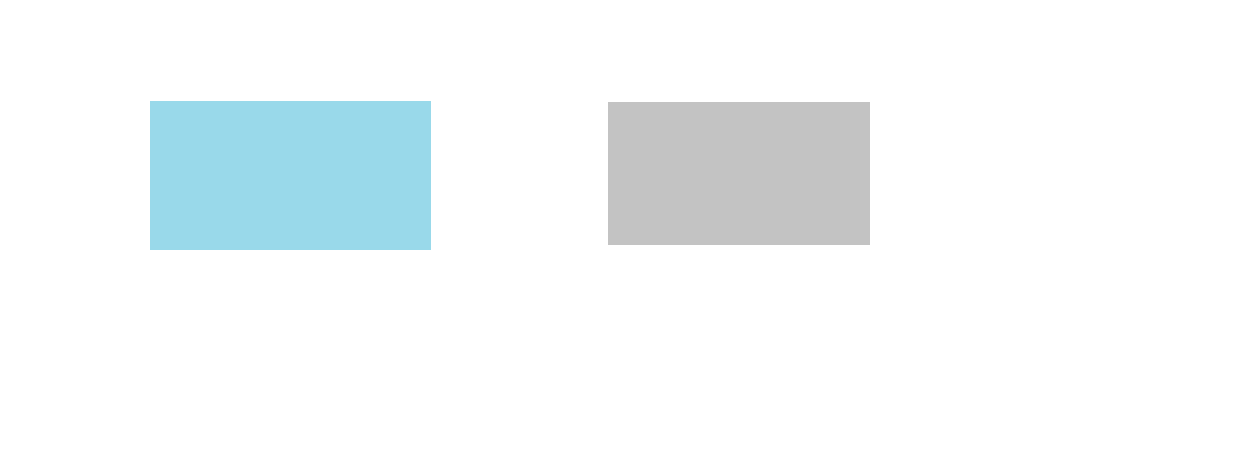
#> input picture image.png, 1235 x 460 px
$ jupyter execute assignment2.ipynb
#> lines starting #> are read from the running program, lines starting #| are printed output that depends on the picture; after the words box and inside, x2 and y2 are one past the last pixel; in counts of white or black regions, pixels touching at a corner belong together
[cell 1]
import cv2
import numpy as np
from skimage import data
from matplotlib import pyplot as plt

# Load the image
img = cv2.imread('image.png',0)
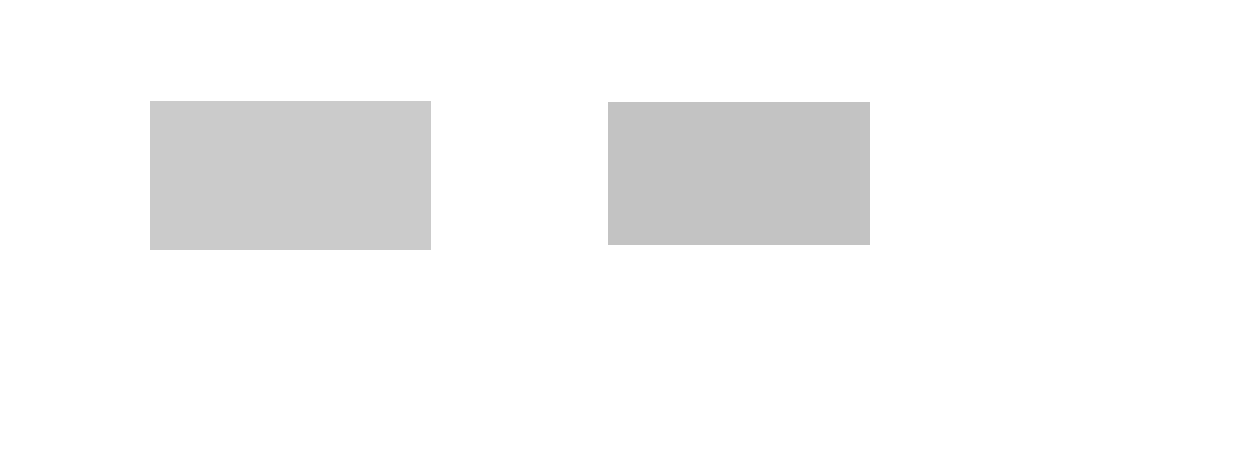
#> img: shape (460, 1235); min 195, max 255, mean 247.2

# Add Gaussian noise to the image
noise = np.random.normal(0, 1, img.shape)
noisy_img = img + noise
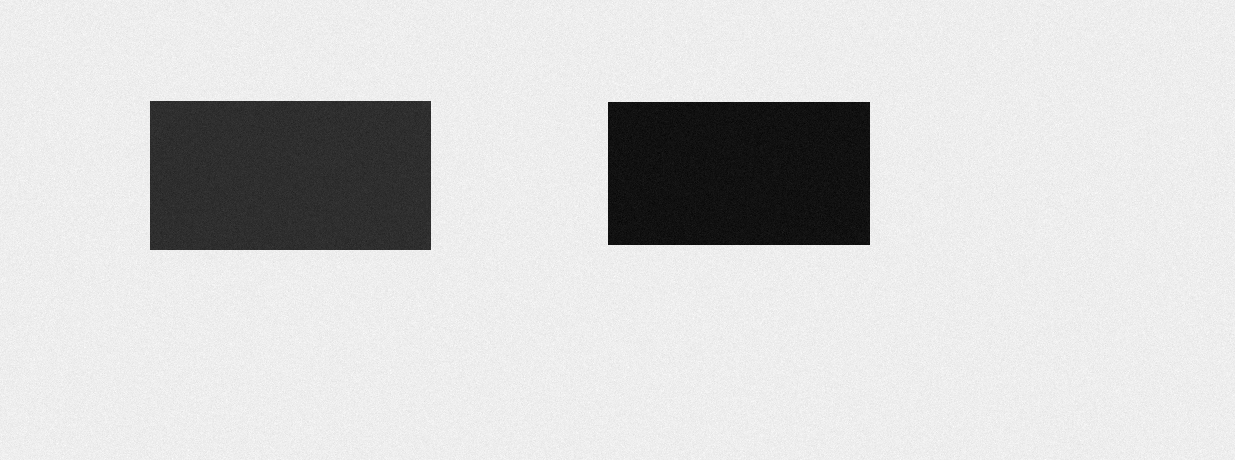
#> noisy_img: shape (460, 1235) float64; min 190.3, max 259.6, mean 247.2; drawn with min black and max white

# Convert the image type to CV_8UC1
noisy_img = cv2.convertScaleAbs(noisy_img)

# Implement Otsu's thresholding algorithm
threshold_value, threshold_img = cv2.threshold(noisy_img, 0, 255, cv2.THRESH_BINARY+cv2.THRESH_OTSU)
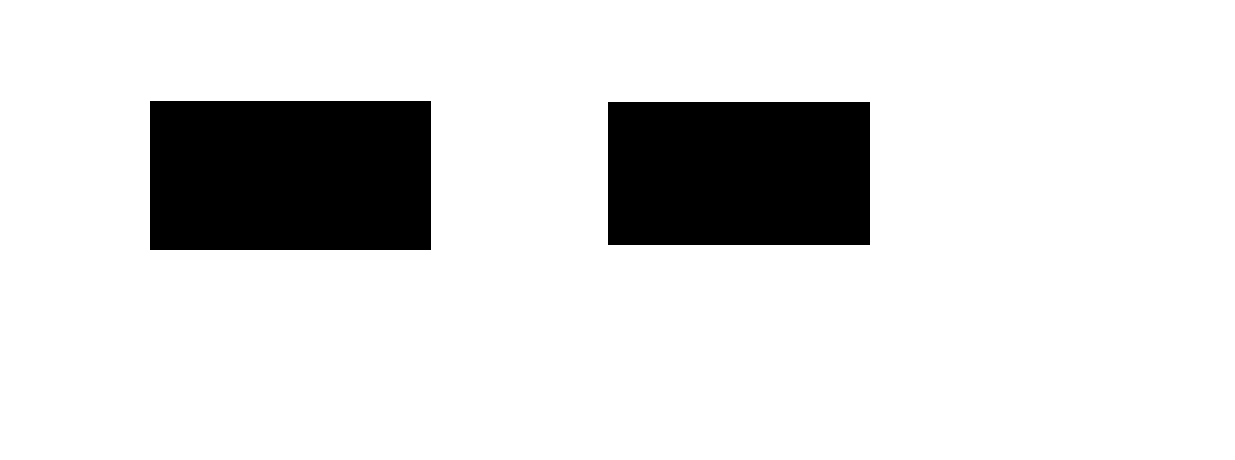
#> threshold_img: shape (460, 1235); 86% white; 2 black regions, box (x1, y1, x2, y2) and area: (150, 101, 431, 250) 41869, (608, 102, 870, 245) 37466
#> threshold_value = 207

# Display the original image, noisy image, and thresholded image
fig,arr= plt.subplots(1,3)

arr[0].imshow(img)
arr[0].set_title('Original Image')

arr[1].imshow(noisy_img)
arr[1].set_title('Gaussian Noisy Image')

arr[2].imshow(threshold_img)
arr[2].set_title('Thresholded Image')
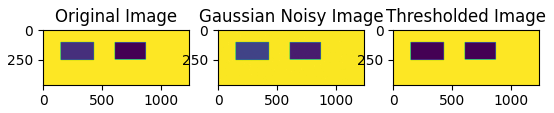
#> figure drawn by matplotlib, 3 panels

[cell 2]
# Load the image
import cv2
import numpy as np
from skimage import data
from matplotlib import pyplot as plt

img = cv2.imread('image.png',0)

# Select a seed pixel within the object of interest
seed = (50, 50)

# Define a threshold range of pixel values around the seed pixel
threshold = 10

# Initialize an empty mask of the same shape as the input image
mask = np.zeros_like(img)

# Initialize a list of neighboring pixels to the seed pixel
neighbors = [seed]

# While the list of neighboring pixels is not empty:
while neighbors:
    # Pop a neighboring pixel from the list
    pixel = neighbors.pop()

    # If the pixel is not already marked in the mask and its value falls within the threshold range:
    if mask[pixel] == 0 and abs(img[pixel] - img[seed]) <= threshold:
        # Add the pixel to the segmented region and mark it in the mask
        mask[pixel] = 255

        # Add all unmarked neighboring pixels to the list
        x, y = pixel
        for i in range(-1, 2):
            for j in range(-1, 2):
                if i == 0 and j == 0:
                    continue
                if 0 <= x+i < img.shape[0] and 0 <= y+j < img.shape[1]:
                    if mask[x+i, y+j] == 0:
                        neighbors.append((x+i, y+j))
#> after the loop, neighbors = []

# Display the original image and the segmented region


fig,arr= plt.subplots(1,2)

arr[0].imshow(img)
arr[0].set_title('Original Image')

arr[1].imshow(mask)
arr[1].set_title('Segmented Region')
